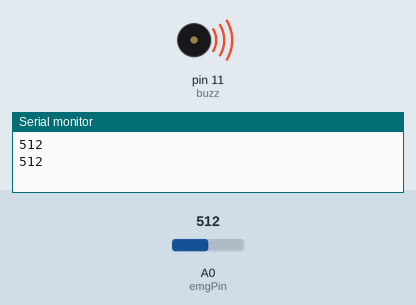
The sketch below on a simulated Arduino Uno, built with avr-gcc and run on an emulated ATmega328P. Shown: buzzer (waves = sounding, pin HIGH), the last lines printed to the serial monitor. The test bench sets the inputs (shaded band); at power-on: A0 (emgPin) = 512.

Above: at 2.8 s.
2.9 s: A0 (emgPin) set to 414
6.4 s: A0 (emgPin) set to 383
At 7.7 s:
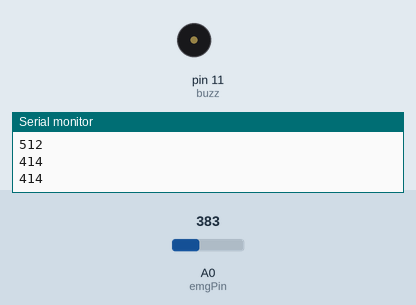
9.1 s: A0 (emgPin) set to 410
At 10.8 s:
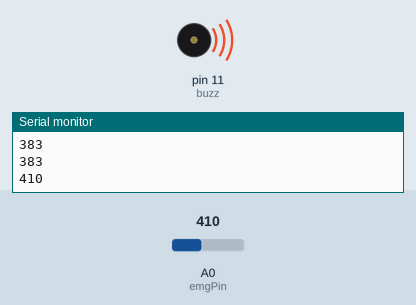
15.1 s: A0 (emgPin) set to 390
At 15.1 s:
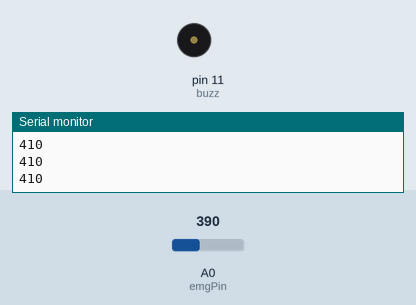
Timing chart, 0 to 18.1 s (numbered marks = the images above; inputs shaded):
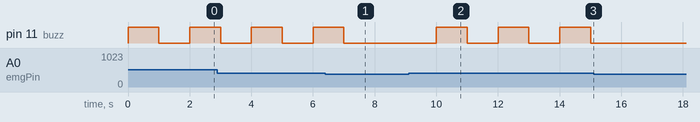

The sketch:

tvp_muscle_strain.ino
```cpp
int emgPin = A0;
int emgValue = 0;
const int buzz = 11;

void setup() {
  Serial.begin(9600);
  pinMode(buzz, OUTPUT);
}

void loop() {
  emgValue = analogRead(emgPin);
  Serial.println(emgValue);
  if(emgValue>400)
  {
    digitalWrite(buzz, HIGH);
    delay(1000);
    digitalWrite(buzz, LOW);
  }
  delay(1000);

}
```

Measured:
- the behaviour switches between 401 and 400 on A0 (emgPin) (found by bisection; images 0 and 1)
- after the input at 6.4 s, pin 11 (buzz): goes on until 7.0 s, then stays LOW
- after the input at 9.1 s, pin 11 (buzz): alternates HIGH for 1.0 s and LOW for 1.0 s, starting after 0.90 s
- after the input at 15.1 s, pin 11 (buzz): stays LOW (without the input it goes to HIGH after 0.90 s)
- by itself, pin 11 (buzz): alternates HIGH for 1.0 s and LOW for 1.0 s
